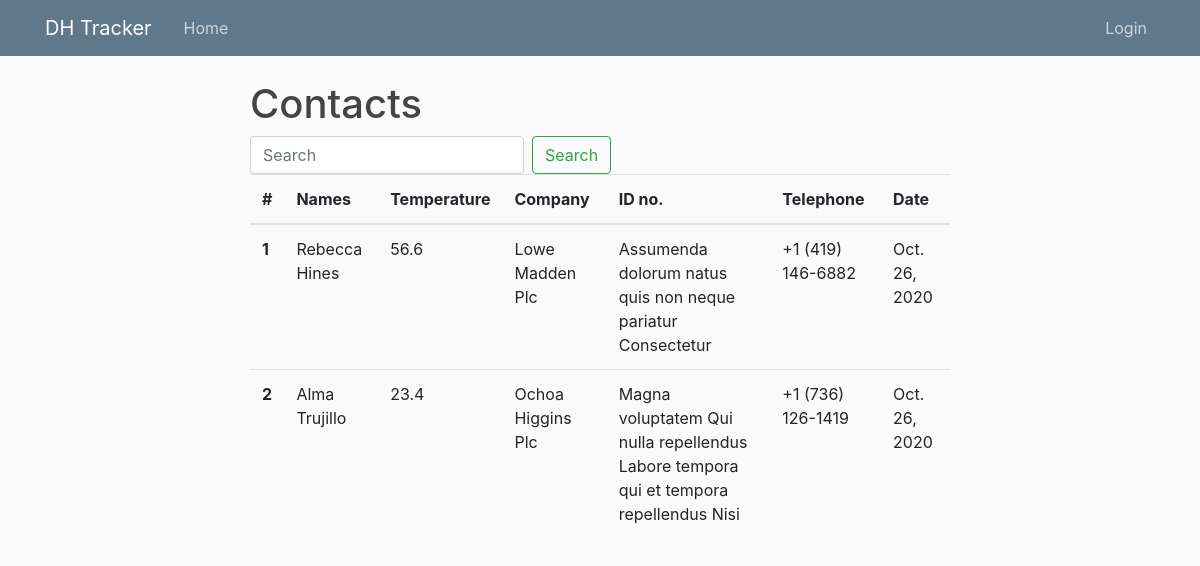
The page /track/ on the database its author committed.
### track/models.py (models this page shows)
class Contact(models.Model):
    name = models.CharField(max_length=150)
    temperature = models.DecimalField(max_digits=3, decimal_places=1)
    company = models.CharField(max_length=150)
    id_no = models.CharField(max_length=150, blank=True)
    telephone = models.CharField(max_length=150)
    date = models.DateField(default=timezone.now)

### track/views.py (the view)
# urls.py: 2. Add a URL to urlpatterns:  path('', views.home, name='home')
def home(request):
    contacts = get_list_or_404(Contact)
    return render(request, "track/home.html", {"contacts": contacts})

### track/templates/track/home.html (shortened to what this page needs)
{% extends 'track/base.html' %} {% block content %}
<div class="container">
  <h1 class="indigo-text center">Contacts</h1>
  <form class="form-inline my-2 my-lg-0">
    <input class="form-control mr-sm-2" type="search" placeholder="Search" />
    <button class="btn btn-outline-success my-2 my-sm-0" type="submit">
      Search
    </button>
  </form>
  <table class="table table-hover">
    <thead>
      <tr>
        <th scope="col">#</th>
        <th scope="col">Names</th>
        <th scope="col">Temperature</th>
        <th scope="col">Company</th>
        <th scope="col">ID no.</th>
        <th scope="col">Telephone</th>
        <th scope="col">Date</th>
      </tr>
    </thead>
    <tbody>
      {% for contact in contacts %}
      <tr>
        <th scope="row">{{contact.id}}</th>
        <td>{{contact.name}}</td>
        <td>{{contact.temperature}}</td>
        <td>{{contact.company}}</td>
        <td>{{contact.id_no}}</td>
        <td>{{contact.telephone}}</td>
        <td>{{contact.date}}</td>
      </tr>
      {% endfor %} {% endblock %}

### track/templates/track/base.html (shortened to what this page needs)
{% load static %}
<!DOCTYPE html>
<html lang="en">
  <head>
    <link rel="stylesheet" href="{% static 'track/bootstrap.min.css' %}" />
    <link rel="stylesheet" href="{% static 'track/main.css' %}" />
  </head>
  <body>
    <header class="site-header">
      <nav class="navbar navbar-expand-md navbar-dark bg-steel fixed-top">
        <div class="container">
          <a class="navbar-brand mr-4" href="/">DH Tracker</a>
          <div class="collapse navbar-collapse" id="navbarToggle">
            <div class="navbar-nav mr-auto">
              <a class="nav-item nav-link" href="{% url 'home' %}">Home</a>
            </div>
            <div class="navbar-nav">
              {% if user.is_authenticated %}
              <a class="nav-item nav-link" href="{% url 'contact' %}"
                >Add Visitor</a
              >
              <a class="nav-item nav-link" href="{% url 'logout' %}">Logout</a>
              {% else %}
              <a class="nav-item nav-link" href="{% url 'login' %}">Login</a>
              {% endif %}
            </div>
          </div>
        </div>
      </nav>
    </header>
    <main role="main" class="container">
      <div class="row">
        <div class="col-md-8 container">
           {% block content %}{% endblock %}
        </div>
      </div>
    </main>
  </body>
</html>

### track/static/track/main.css (style rules this page uses)
body { background: #fafafa; color: #333333; margin-top: 5rem; }
h1, h2, h3, h4, h5, h6 { color: #444444; }
.bg-steel { background-color: #5f788a; }
.site-header .navbar-nav .nav-link { color: #cbd5db; }

### rows shown on the page
Contact: id "1", name "Rebecca Hines", temperature "56.6", company "Lowe Madden Plc", id_no "Assumenda dolorum natus quis non neque pariatur Consectetur", telephone "+1 (419) 146-6882", date "Oct. 26, 2020"
Contact: id "2", name "Alma Trujillo", temperature "23.4", company "Ochoa Higgins Plc", id_no "Magna voluptatem Qui nulla repellendus Labore tempora qui et tempora repellendus Nisi", telephone "+1 (736) 126-1419", date "Oct. 26, 2020"
